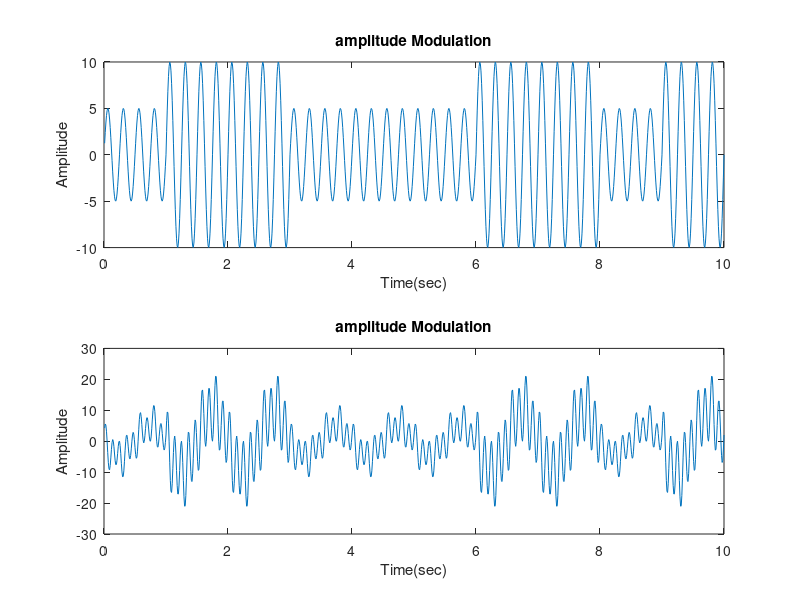

This chart was generated by the following MATLAB code:
clc;
clear;
close all;

randomBinaryNumbers = randi([0, 1], 1, 10);
bp=1;
fprintf('Original message:');
fprintf('%d', randomBinaryNumbers);

fc=10;
fs=100;
t1=bp/100:bp/100:bp;
sin_wave =[];

for i=1:1:length(randomBinaryNumbers)

    if (randomBinaryNumbers(i)==1)
        y =10*sin(2*pi*4*t1);
    else
        y = 5*sin(2*pi*4*t1);
    end

    sin_wave = [sin_wave y];
end
%%
t2 = bp/100:bp/100:bp*length(randomBinaryNumbers);

ka = 1;

ct = 2*cos(2*pi*5*t2);
AM = ct.*(1+ka*sin_wave);

subplot(2, 1, 1);
plot(t2, sin_wave);
xlabel('Time(sec)');
ylabel('Amplitude');
title('amplitude Modulation');

subplot(2, 1, 2);
plot(t2, AM);
xlabel('Time(sec)');
ylabel('Amplitude');
title('amplitude Modulation');
